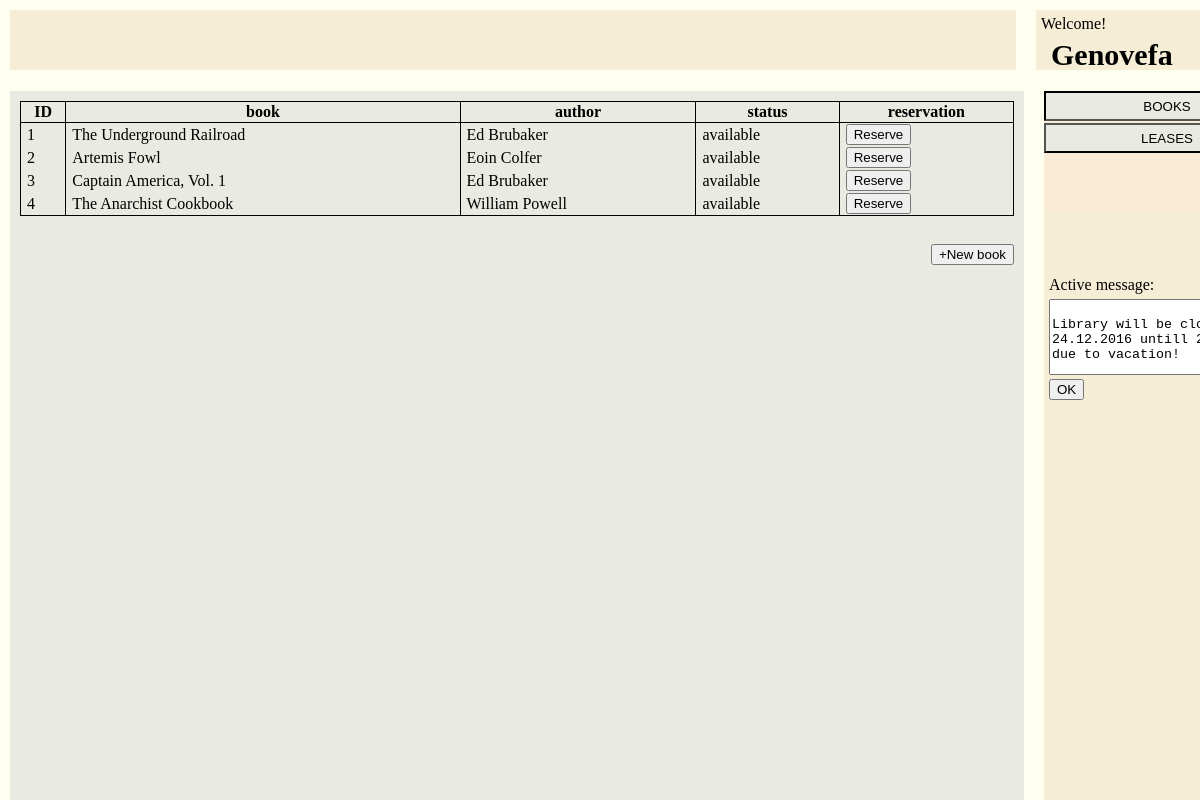
Page /library/books/ (signed in) on the earlier database version.
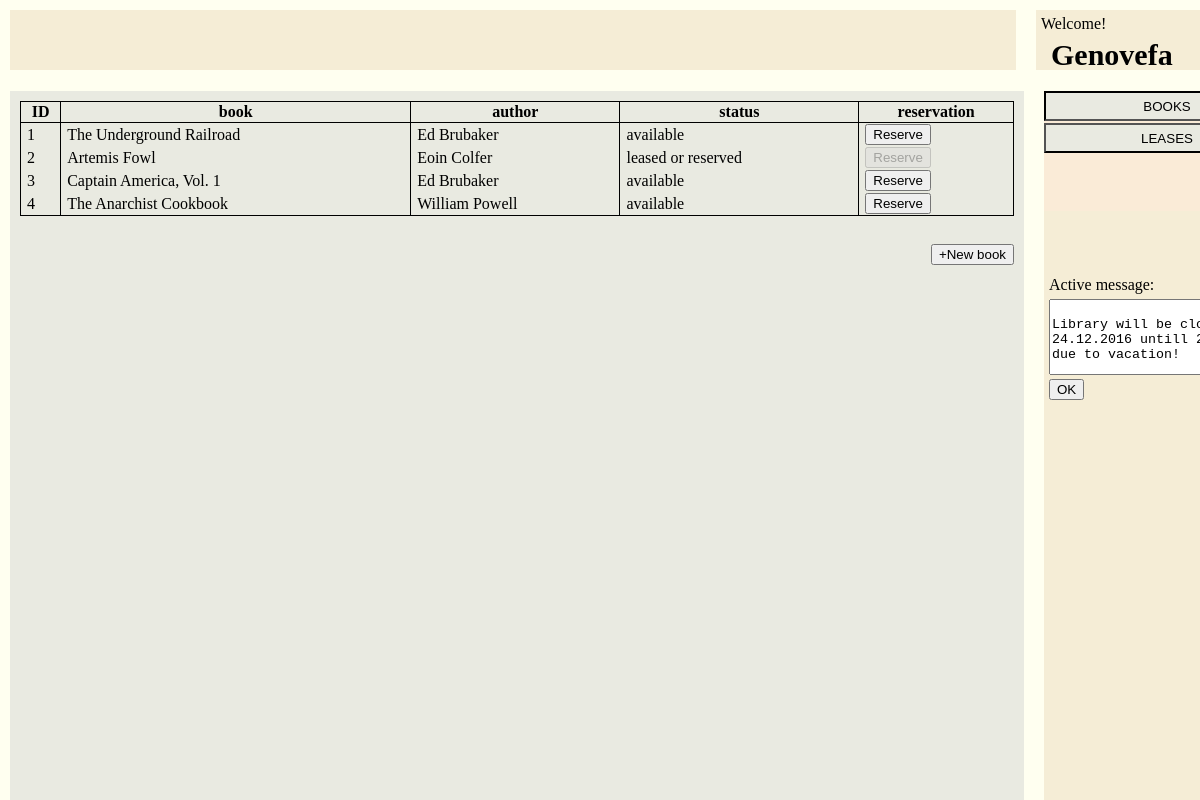
Same page on the later database version.
### library/models.py (models this page shows, shortened)
class Book(models.Model):
	title = models.CharField(max_length=100, null=False)
	added_date = models.DateTimeField(default=datetime.now())
	author = models.ForeignKey(Author,on_delete=models.SET_NULL,null=True)
	genre = models.CharField(max_length=10,null=True)
	available = models.BooleanField(default=True)

class Author(models.Model):
	firstName=models.CharField(max_length=100, null=False)
	lastName=models.CharField(max_length=100, null=False)

### library/views.py (the view)
# urls.py: url(r'books/$', views.books, name='books'),
@login_required(login_url='/library/')
def books(request):
	user = request.user
	if request.method=='GET':
		template=loader.get_template('books.html')
		books_list = Book.objects.all()
		if user.groups.filter(name='Librarian').exists():
			role='Librarian'
		elif user.groups.filter(name='User').exists():
			role='User'
		else:
			logger.error("Unknown user role.")
		context = {
			"role": role,
			"books_list": books_list
		}
		return HttpResponse(template.render(context, request))

### library/templates/books.html (shortened to what this page needs)
{% load static %}
<!DOCTYPE html>
<html>
<head>
	<link rel="stylesheet" type="text/css" href="{% static 'library/styles.css' %}">
</head>
<body>
<div id="div-top">
	<div class="fifthL" id="message-board-div">
	</div>
	<div class="fifthR" id="user-info-div">
		<div id="user-info">
			Welcome!<br>
			<h3>Genovefa</h3>
		</div>
	</div>
</div>
<div id="div-bottom">
	<div class="fifthL" id="content">
		<table>
			<tr>
				<th>ID</th>
				<th>book</th>
				<th>author</th>
				<th>status</th>
				{% if role == 'Librarian' %}
					<th>active?</th>
				{% elif role == 'User' %}
					<th>reservation</th>
				{% endif %}
			</tr>
			{% if books_list %}
				{% for book in books_list %}
					<tr>
						<td>{{book.id}}</td>
						<td>{{book.title}}</td>
						<td>{{book.author.firstName}} {{book.author.lastName}}</td>
						<td>{% if book.available %} available {% else %} leased or reserved {% endif %}</td>
						{% if role == 'Librarian' %}
							<td><input id="cb2" type="checkbox" checked="checked"></td>
						{% elif role == 'User' %}
							<td>
								<form id="reserveForm{{book.id}}" action="reserve/{{book.id}}/" method="post">
									<input id="reserveButton{{book.id}}" type="submit" value="Reserve" {% if not book.available %}disabled{% endif %}/>
								</form>
							</td>
						{% endif %}
					</tr>
				{% endfor %}
			{% endif %}
		</table>
        <br>
		<a onclick="return popitup('/library/books/add')">
        	<button class="tableButton" id="newBookButton">+New book</button>
		</a>
	</div>
	<div class="fifthR" id="sidebar">
		<div id="menu">
			<a href="../books">
				<button class="active" id="booksButton">BOOKS</button>
			</a>
			<a href="../leases">
				<button id="leasesButton">LEASES</button>
			</a>
		</div>
		<div id="side-boxes">
			<div id="active-message-div">
				Active message:<br>
				<textarea id="active-message">
							Library will be closed from 24.12.2016 untill 2.1.2017 due to vacation!
						</textarea>
				<button id="confirmActiveMessage">OK</button>
			</div>
		</div>
	</div>
</div>
</body>
</html>

Differences in the rows shown:
changed Book "Artemis Fowl": available "available" → "leased or reserved"
